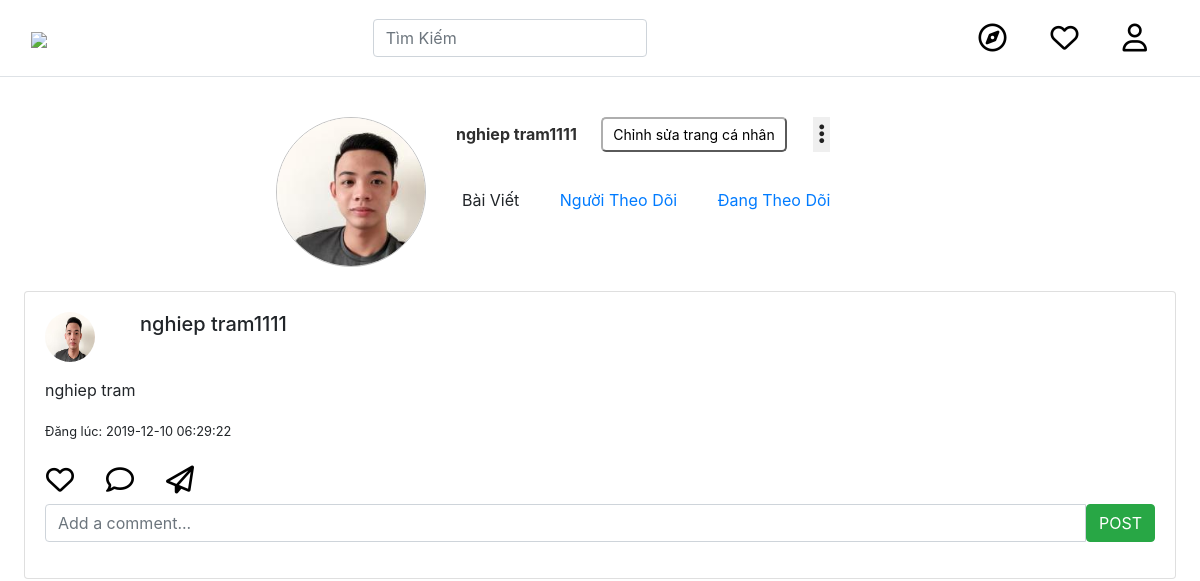
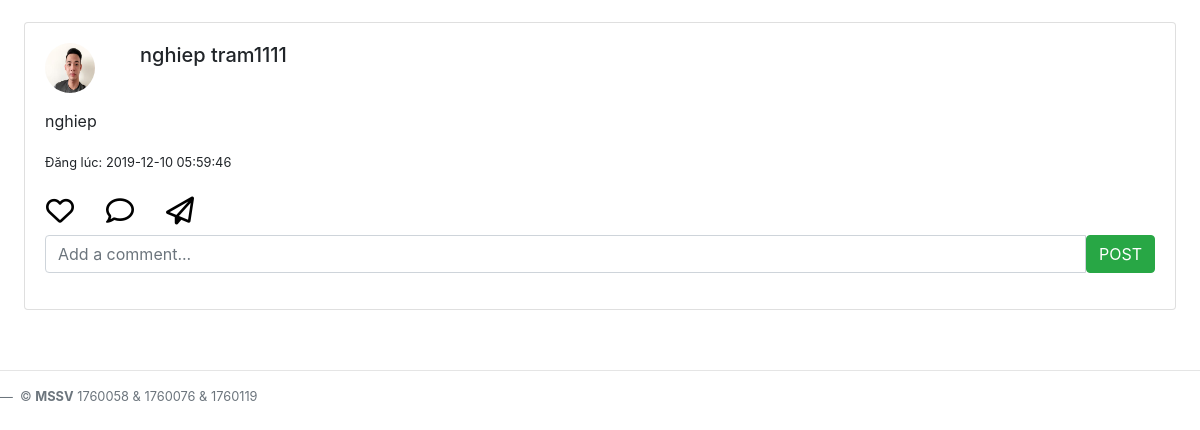
Before: /userprofile1.php (signed in) with the older database file (2 pictures, top to bottom).
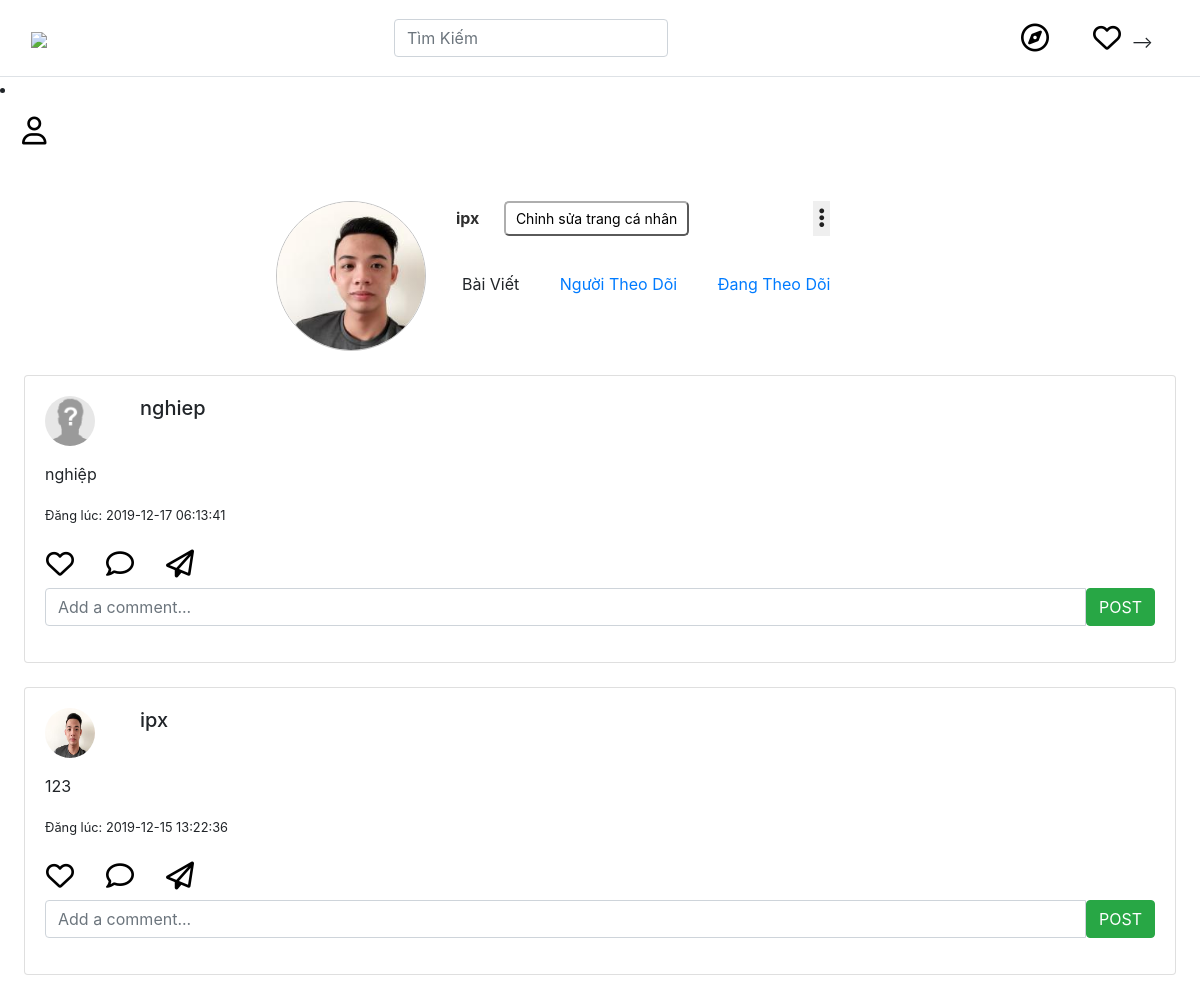
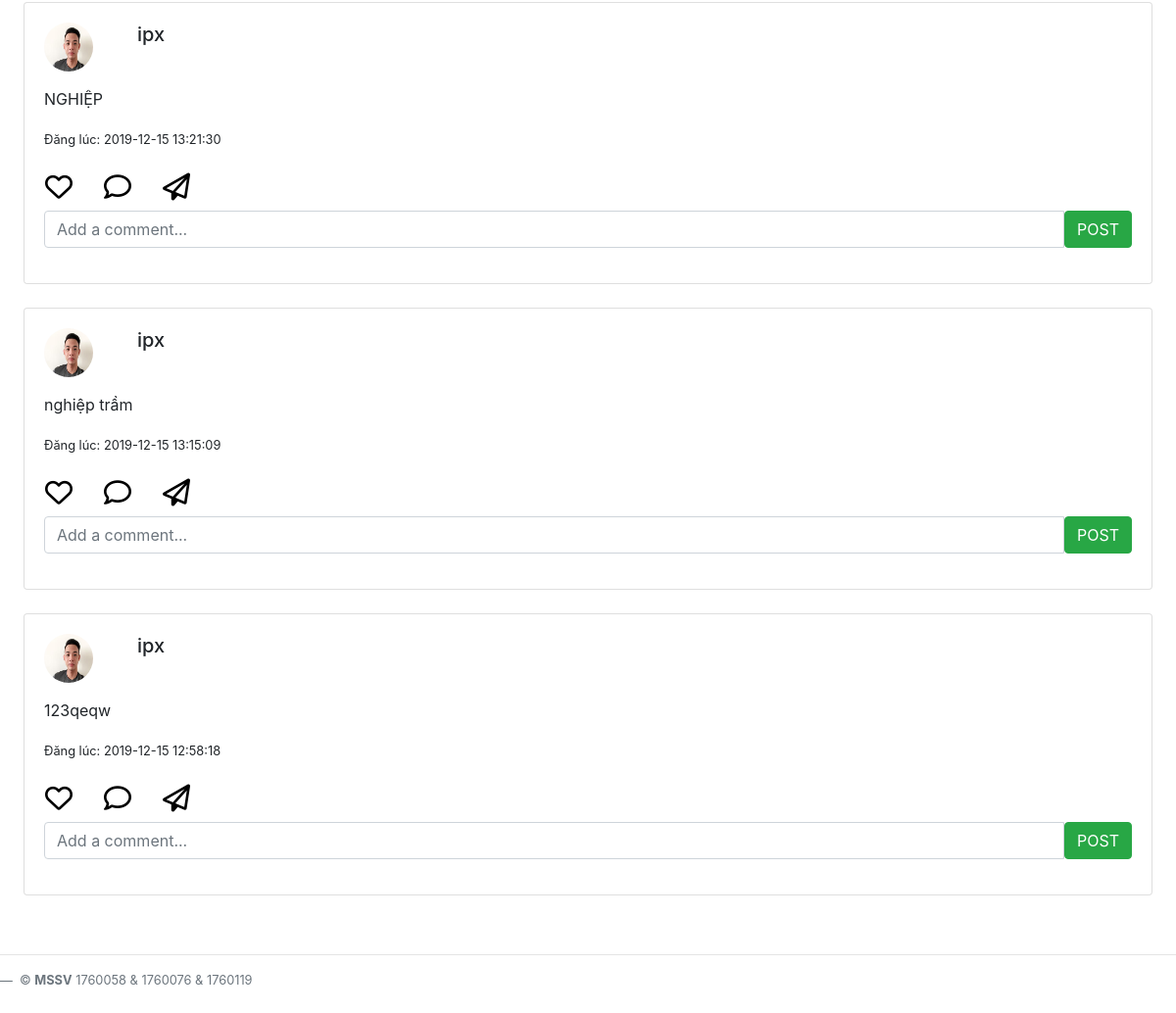
After: the same page with the newer database file (2 pictures, top to bottom).
### tables this page shows
CREATE TABLE `users` (
  `id` int(11) NOT NULL,
  `fullname` varchar(255) NOT NULL,
  `phone` varchar(20) NOT NULL,
  `email` varchar(255) NOT NULL,
  `password` varchar(60) NOT NULL,
  `hasAvatar` int(11) DEFAULT 0,
  `status` int(11) DEFAULT 1,
  `code` varchar(16) NOT NULL,
  `code2` varchar(16) NOT NULL
);

CREATE TABLE `posts` (
  `id` int(11) NOT NULL,
  `userId` int(11) NOT NULL,
  `content` varchar(1024) NOT NULL,
  `createdAt` timestamp NOT NULL DEFAULT current_timestamp() ON UPDATE current_timestamp()
);

### functions.php (called while the page is built, shortened)
<?php
function findUserById($id) {
  global $db;
  $stmt = $db->prepare("SELECT * FROM users WHERE id = ?");
  $stmt->execute(array($id));
  $user = $stmt->fetch(PDO::FETCH_ASSOC);
  return $user;
}
  function getNewFeedsForuserId($userId) {
    $conn= mysqli_connect ('localhost','root','', 'doan1');
    $result = mysqli_query ($conn, 'select count(id) as total from posts');
    $row = mysqli_fetch_assoc($result);
    $total_records = $row['total'];
    $current_page = isset($_GET['page']) ? $_GET['page'] : 1;
    $limit = 5;
    $total_page = ceil($total_records/$limit);
    $start = ($current_page - 1) * $limit;
    global $db;
    $friends = getFriends($userId);
    $friendIds = array();
    foreach ($friends as $friend) {
      $friendIds[] = $friend['id'];
    }
    $friendIds[] = $userId;
    $stmt = $db->prepare("SELECT p.id, p.userId, u.fullname as userFullname, u.hasAvatar as userHasAvatar, p.content, p.createdAt FROM posts as p LEFT JOIN users as u ON u.id = p.userId  WHERE p.userId IN (" . implode(',', $friendIds) .  ") ORDER BY createdAt DESC  LIMIT $start, $limit");
    $stmt->execute();
    $posts = $stmt->fetchAll(PDO::FETCH_ASSOC);
    return $posts;
  }
function getFriends($userId) {
  global $db;
  $stmt = $db->prepare("SELECT * FROM friendship WHERE userId1 = ? OR userId2 = ?");
  $stmt->execute(array($userId, $userId));
  $following = $stmt->fetchAll(PDO::FETCH_ASSOC);
  $friendship = array();
  for ($i = 0; $i < count($following); $i++) {
    $row1 = $following[$i];
    if ($userId == $row1['userId1']) {
      $userId2 = $row1['userId2'];
      for ($j = 0; $j < count($following); $j++) {
        $row2 = $following[$j];
        if ($userId == $row2['userId2'] && $userId2 == $row2['userId1']) {
          $friendship[] = findUserById($userId2);
        }
      }
    }
  }
  return $friendship;
}
?>

### init.php (called while the page is built, shortened)
<?php
require_once('functions.php');
if (isset($_SESSION['userId'])) {
    $currentUser = findUserById($_SESSION['userId']);
  }

### userprofile1.php (the view, shortened to what the changed rows need)
<?php
require_once 'init.php';
if ($currentUser) {
    $newFeeds = getNewFeedsForUserId($currentUser['id']);
   }
?>
<?php include 'InHeader.php'; ?>
<?php if (isset($_POST['fullname']) && isset($_POST['phone'])): ?>
<?php
$fullname = $currentUser['fullname'];
$phone = $currentUser['phone'];
$success = true;
?>
<?php if (!$success) : ?>
<?php header('Location: index.php') ?>
<?php else: ?>
<div class="alert alert-danger" role="alert">
    Vui lòng nhập đầy đủ thông tin!
</div>
<?php endif; ?>
<?php else: ?>
<div class="row" id="main">
    <img id="avatar"
        src="<?php echo file_exists('./IMG/' . $currentUser['id'] . '.jpg') ? ('./IMG/' . $currentUser['id'] . '.jpg') : ('./IMG/0.jpg') ?>">
    <div>
        <strong id="name"><?php echo $currentUser['fullname'] ?></strong>
        <a href="update-profile.php" ><button class="button">
            Chỉnh sửa trang cá nhân
        </button></a>
        <div class="nav-item dropdown active" style="float: right; display: block;">
            <a href="#" id="navbarDropdown" role="button" data-toggle="dropdown" aria-haspopup="true"
                aria-expanded="false">
                <button class="iconSetting"><i class="fas fa-ellipsis-v"></i></button>
            </a>
        </div>
        <form action="" style="padding-top:3vw">
            <label style="margin-left: 3vw" for="baiviet"> Bài Viết</label>
            <a href="friend.php"> <label style="margin-left: 3vw" for="nguoitheodoi"> Người Theo Dõi</label></a>
            <a href="friend.php"> <label style="margin-left: 3vw" for="dangtheodoi"> Đang Theo Dõi</label></a>
        </form>
        <br>
    </div>
    <br>
</div>
<?php foreach ($newFeeds as $post) :  ?>
    <div class="card" style="margin: 2vw;">
        <div class="card-body">
            <h5 class="card-title">
                <div class="row">
                    <div class="col">
                        <?php if ($post['userHasAvatar']) : ?>
                        <img class="avatar" src="./IMG/<?php echo $post['userId'] ?>.jpg">
                        <?php else : ?>
                        <img class="avatar" src="no-avatar.jpg">
                        <?php endif; ?>
                    </div>
                    <div class="col-11">
                        <?php echo $post['userFullname'] ?>
                    </div>
                </div>
            </h5>
            <p class="card-text">
                <p><?php echo $post['content'] ?></p>
                <small>Đăng lúc: <?php echo $post['createdAt'] ?></small>
            </p>
            <div class="row">
                <a class="nav-link">
                    <i class="far fa-heart" style="color:black" name="sub_min_points[]"></i>
                </a>
                <a class="nav-link" href="index.php">
                    <i class="far fa-comment" style="color:black"></i>
                </a>
                <a class="nav-link" href="index.php">
                    <i class="far fa-paper-plane" style="color:black"></i>
                </a>
            </div>
            <div class="input-group mb-3">
                <input type="text" class="form-control" id="comment" placeholder="Add a comment...">
                <div method="post">
                    <button type="button" name="add" id="add" class="btn btn-success">POST</button>
                </div>
            </div>
        </div>
    </div>
<?php endforeach; ?>
<?php endif; ?>
<?php include 'Footer.php'; ?>

### notification.php (shortened to what the changed rows need)
<?php
require_once 'init.php';
$conversations = getLatestConversations($currentUser['id']);
$getAllNotify =  getAllNotify($currentUser['id']);
?>
<div class="modal fade" id="notification" tabindex="-1" role="dialog" aria-labelledby="exampleModalLabel" aria-hidden="true">
<div class="modal-dialog" role="document">
<div class="modal-content" style="width: 40vw;">
<div class="modal-body">
<div style="margin-top: 1vw">
<!-- <?php foreach ($conversations as $conversation) : ?>
<div class="card" style="margin-bottom: 10px;">
<div class="card-body">
  <h4 class="card-title">
    <!-- <div class="row">
      <div class="col-5"> -->
      <a href="conversation.php?id=<?php echo $conversation['id'] ?>" style="font-size: 20px; float: left;"><?php echo $conversation['fullname'] ?></a>
      <!-- </div>
      <div class="col-7"> -->
        <p style="font-size: 20px; margin-left:1vw; float: left"> đã gửi tin nhắn cho bạn </p>
      <!-- </div>
    </div> -->
  </h4>
  <!-- <a href="conversation.php?id=<?php echo $conversation['id'] ?>" style="text-decoration: none; color: black">
  <br><form style="background-color: rgba(192,192,192,0.4); padding: 1vw; margin-top: 1vw">
  <?php echo $conversation['lastMessage']['content'] ?>
  </form>
  </a> -->
</div>
</div>
<?php endforeach; ?>
</div>
  <?php foreach ($getAllNotify as $notify) : ?>
    <div class="card ms-3" style="max-width: 540px;">
      <div class="row no-gutters">
        <div class="col-md-4">
          <img src="./IMG/<?php echo $notify['fromUserID'] ?>.jpg" class="card-img" alt="...">
        </div>
        <div class="col-md-8">
          <div class="card-body">
          <a href="profile.php?id=<?php echo $notify['fromUserID'] ?>"> <h5 class="card-title"><?php echo $notify['fullname'] ?></h5> </a>
            <p class="card-text">Đã gửi yêu cầu kết bạn với bạn.</p>
            <p class="card-text"><small class="text-muted"><?php echo $notify['createdAt'] ?></small></p>
          </div>
        </div>
      </div>
    </div>
  <?php endforeach; ?> -->
<!-- <div style="margin-top: 1vw">
  <?php foreach ($conversations as $conversation) : ?>
<div class="card" style="margin-bottom: 10px;">
  <div class="card-body">
    <h4 class="card-title">
      <!-- <div class="row">
        <div class="col-5"> -->
        <a href="conversation.php?id=<?php echo $conversation['id'] ?>" style="font-size: 20px; float: left;"><?php echo $conversation['fullname'] ?></a>
        <!-- </div>
        <div class="col-7"> -->
          <p style="font-size: 20px; margin-left:1vw; float: left"> đã gửi tin nhắn cho bạn </p>
        <!-- </div>
      </div> -->
    </h4>
    <a href="conversation.php?id=<?php echo $conversation['id'] ?>" style="text-decoration: none; color: black">
    <br><form style="background-color: rgba(192,192,192,0.4); padding: 1vw; margin-top: 1vw">
    <?php echo $conversation['lastMessage']['content'] ?>
    </form>
    </a>
  </div>
</div>
<?php endforeach; ?> -->
</div>
</div>
</div>
</div>
</div>

Changed rows visible on the page:
no longer on this page (row unchanged): posts: userId.fullname "nghiep tram1111", content "nghiep tram", createdAt "2019-12-10 06:29:22"
no longer on this page (row unchanged): posts: userId.fullname "nghiep tram1111", content "nghiep", createdAt "2019-12-10 05:59:46"
changed users: fullname "nghiep tram1111" → "ipx"
added posts: shows a picture, userId.fullname "nghiep", content "nghiệp", createdAt "2019-12-17 06:13:41"
added posts: userId.fullname "ipx", content "123", createdAt "2019-12-15 13:22:36"
added posts: userId.fullname "ipx", content "NGHIỆP", createdAt "2019-12-15 13:21:30"
added posts: userId.fullname "ipx", content "nghiệp trầm", createdAt "2019-12-15 13:15:09"
added posts: userId.fullname "ipx", content "123qeqw", createdAt "2019-12-15 12:58:18"
